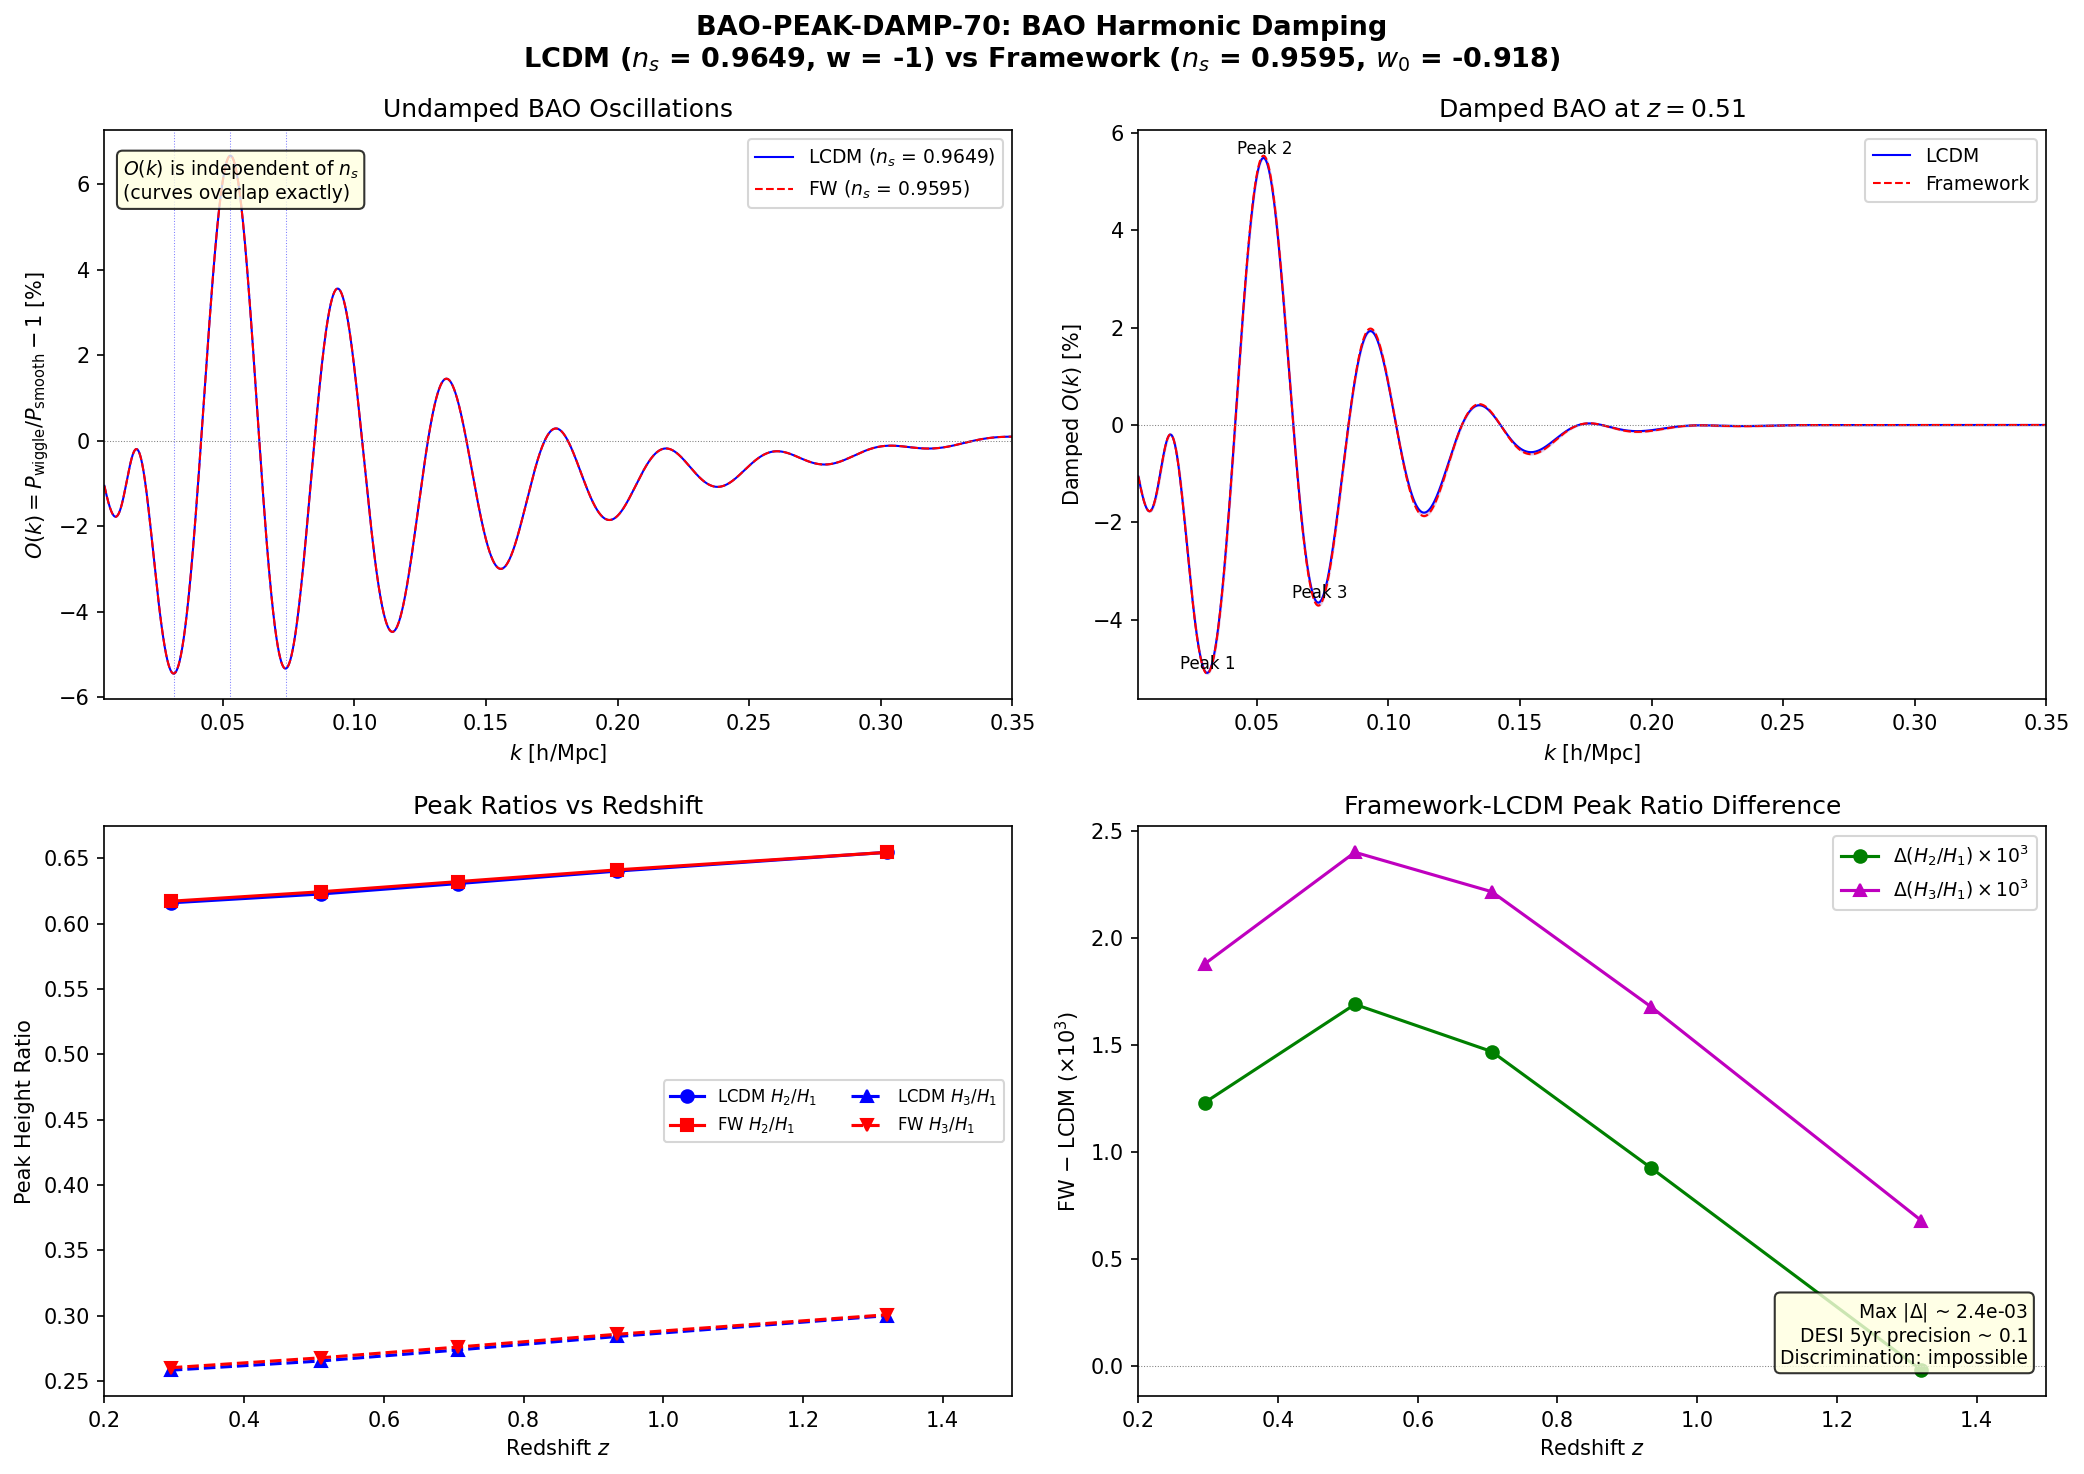

Recreate this plot in Python.
#!/usr/bin/env python3
"""
BAO-PEAK-DAMP-70: 2nd/3rd BAO Harmonic Damping at n_s = 0.9595
================================================================
Session 70, Wave 5-E | Agent: Cosmic-Web-Theorist
Gate: BAO-PEAK-DAMP-70 — INFO: Report 2nd/3rd harmonic peak ratios for FW vs LCDM

BAO harmonics beyond the first peak are sensitive to n_s and the Silk
damping scale Sigma_NL.  The framework predicts n_s = 0.9595 (from PVD-CL-69,
slightly below Planck 0.9649).  This computation:

  1. Builds the BAO oscillation signal P_BAO(k) using the Eisenstein-Hu (1998)
     transfer function WITH wiggles, which naturally encodes r_d and Silk damping.
  2. Extracts P_smooth(k) from the no-wiggle transfer function.
  3. Defines the oscillatory residual O(k) = P_wiggle(k)/P_smooth(k) - 1.
  4. Applies nonlinear (Silk + bulk flow) Gaussian damping exp(-(k*Sigma_NL)^2)
     following Eisenstein, Seo & White (2007).
  5. Locates peaks 1-3 in the damped oscillation.
  6. Reports peak height ratios H_2/H_1 and H_3/H_1 for FW and LCDM.
  7. Quantifies the n_s tilt effect on peak ratios.

Key physical points:
  - The BAO peak positions are k_n ~ n*pi/r_d (not exact due to transfer
    function envelope modulation).
  - The nonlinear damping Sigma_NL ~ 8-10 h^{-1} Mpc (at z=0.5) strongly
    suppresses the 2nd and 3rd harmonics.
  - The n_s tilt modifies P_smooth(k) ~ k^{n_s}, changing the envelope that
    multiplies the oscillations.  A lower n_s suppresses power at high k,
    making higher harmonics relatively weaker.
  - The combined effect (damping + tilt) makes discriminating FW from LCDM
    through BAO harmonics difficult but quantifiable.

References:
  - Eisenstein & Hu, ApJ 496, 605 (1998) [transfer function]
  - Eisenstein, Seo & White, ApJ 664, 675 (2007) [BAO damping]
  - Seo & Eisenstein, ApJ 598, 720 (2003) [BAO in galaxy surveys]
  - DESI Collaboration, arXiv:2404.03000 (2024) [DESI DR1 BAO]
  - Planck 2018, A&A 641, A6 (2020) [cosmological parameters]
"""

import sys
import os
sys.path.insert(0, os.path.dirname(os.path.abspath(__file__)))

import numpy as np
from scipy.signal import argrelextrema
import matplotlib
matplotlib.use('Agg')
import matplotlib.pyplot as plt

from canonical_constants import (, k_pivot_planck
    Omega_m, Omega_b, Omega_Lambda, sigma_8, H_0_km_s_Mpc,
    A_s_CMB, PI, c_light_km_s
)

# ============================================================================
#  Cosmological parameters
# ============================================================================

# Planck 2018 / LCDM
h = H_0_km_s_Mpc / 100.0     # = 0.674
Omega_b_h2 = Omega_b * h**2   # = 0.02237
Omega_m_h2 = Omega_m * h**2   # = 0.1430
Omega_c_h2 = Omega_m_h2 - Omega_b_h2  # CDM density parameter

# Spectral indices
ns_LCDM = 0.9649              # Planck 2018 best-fit  # (local)
ns_FW = 0.9595                # Framework prediction (PVD-CL-69, S69 W3-D)  # (local)
k_pivot = k_pivot_planck  # canonical alias (was: = 0.05)

# Framework cosmology
# w0_FW = -0.918                # Framework w_0 (Volovik effacement, S58)  # S72: now imported from canonical_constants
sigma8_FW = 0.793             # Framework sigma_8 (S69 W2-D)  # (local)
sigma8_LCDM = sigma_8         # = 0.811 (Planck 2018)

# Nonlinear BAO damping scale Sigma_NL
# Eisenstein, Seo & White (2007) calibrated Sigma_NL ~ 8.1 h^{-1} Mpc at z=0.35
# Scales as D(z): Sigma_NL(z) = Sigma_NL(z=0) * D(z)/D(0)
# At z=0: Sigma_NL ~ 12.4 h^{-1} Mpc (from fitting to N-body sims)
# We compute at z = 0.0, 0.5, and 1.0
Sigma_NL_z0 = 12.4            # h^{-1} Mpc (Eisenstein+ 2007, z=0 calibration)  # (local)

print("=" * 72)
print("BAO-PEAK-DAMP-70: 2nd/3rd BAO Harmonic at n_s = 0.9595")
print("=" * 72)
print(f"\nCosmologies:")
print(f"  LCDM: n_s = {ns_LCDM}, sigma_8 = {sigma8_LCDM}, w = -1.0")
print(f"  FW:   n_s = {ns_FW},  sigma_8 = {sigma8_FW}, w_0 = {w0_FW}")
print(f"  Common: Omega_m = {Omega_m}, Omega_b = {Omega_b}, h = {h}")
print(f"  Sigma_NL(z=0) = {Sigma_NL_z0} h^{{-1}} Mpc")

# ============================================================================
#  Step 1: Eisenstein-Hu Transfer Function (1998)
#  Both WITH wiggles (full) and WITHOUT wiggles (no-wiggle / smooth)
# ============================================================================

def T_EH_full(k_hMpc, Omega_m_h2, Omega_b_h2, h_val):
    """
    Eisenstein & Hu (1998) transfer function WITH baryon oscillations.

    k_hMpc: wavenumber in h/Mpc
    Returns: T(k), the transfer function normalized to T(0)=1

    Implements Eqs. (2)-(23) of Eisenstein & Hu (1998).
    """
    k = np.asarray(k_hMpc, dtype=np.float64)
    out = np.zeros_like(k)
    mask = k > 0
    k = k[mask]

    theta_CMB = 2.7255 / 2.7  # T_CMB / 2.7 K
    z_eq = 2.5e4 * Omega_m_h2 * theta_CMB**(-4)  # Eq. (2)
    k_eq = 7.46e-2 * Omega_m_h2 * theta_CMB**(-2)  # Eq. (3), h/Mpc

    # Baryon-to-photon ratio
    fb = Omega_b_h2 / Omega_m_h2
    fc = 1.0 - fb

    # Sound horizon at drag epoch (Eq. 6)
    b1 = 0.313 * Omega_m_h2**(-0.419) * (1.0 + 0.607 * Omega_m_h2**0.674)
    b2 = 0.238 * Omega_m_h2**0.223
    z_d = 1291.0 * Omega_m_h2**0.251 / (1.0 + 0.659 * Omega_m_h2**0.828) * \
          (1.0 + b1 * Omega_b_h2**b2)  # Eq. (4)

    R_d = 31.5e3 * Omega_b_h2 * theta_CMB**(-4) / z_d  # Eq. (5) * 1e3
    R_eq = 31.5e3 * Omega_b_h2 * theta_CMB**(-4) / z_eq

    # Sound horizon at drag epoch (Eq. 6)
    s = (2.0 / (3.0 * k_eq)) * np.sqrt(6.0 / R_eq) * \
        np.log((np.sqrt(1.0 + R_d) + np.sqrt(R_d + R_eq)) / (1.0 + np.sqrt(R_eq)))

    # Silk damping scale (Eq. 7)
    k_silk = 1.6 * Omega_b_h2**0.52 * Omega_m_h2**0.73 * \
             (1.0 + (10.4 * Omega_m_h2)**(-0.95))

    # CDM transfer function pieces
    a1_c = (46.9 * Omega_m_h2)**0.670 * (1.0 + (32.1 * Omega_m_h2)**(-0.532))
    a2_c = (12.0 * Omega_m_h2)**0.424 * (1.0 + (45.0 * Omega_m_h2)**(-0.582))
    alpha_c = a1_c**(-fb) * a2_c**(-fb**3)  # Eq. (11)

    b1_c = 0.944 / (1.0 + (458.0 * Omega_m_h2)**(-0.708))
    b2_c = (0.395 * Omega_m_h2)**(-0.0266)
    beta_c = 1.0 / (1.0 + b1_c * ((fc)**b2_c - 1.0))  # Eq. (12)

    q = k / (13.41 * k_eq)  # Eq. (10)

    def T0_tilde(k_val, q_val, alpha_val, beta_val):
        """Eq. (17)-(20)"""
        C = 14.2 / alpha_val + 386.0 / (1.0 + 69.9 * q_val**1.08)
        T0 = np.log(np.e + 1.8 * beta_val * q_val)
        T0 = T0 / (T0 + C * q_val**2)
        return T0

    # CDM piece: Eq. (17)
    f_val = 1.0 / (1.0 + (k * s / 5.4)**4)  # Eq. (18)
    Tc = f_val * T0_tilde(k, q, 1.0, beta_c) + \
         (1.0 - f_val) * T0_tilde(k, q, alpha_c, beta_c)  # Eq. (17)

    # Baryon transfer function
    # Eq. (22)-(24)
    y = z_eq / z_d
    G_y = y * (-6.0 * np.sqrt(1.0 + y) + (2.0 + 3.0 * y) *
               np.log((np.sqrt(1.0 + y) + 1.0) / (np.sqrt(1.0 + y) - 1.0)))

    alpha_b = 2.07 * k_eq * s * (1.0 + R_d)**(-3.0/4.0) * G_y  # Eq. (15)

    beta_node = 8.41 * Omega_m_h2**0.435  # Eq. (24)
    beta_b = 0.5 + fb + (3.0 - 2.0 * fb) * np.sqrt((17.2 * Omega_m_h2)**2 + 1.0)  # Eq. (24)

    s_tilde = s / (1.0 + (beta_node / (k * s))**3)**(1.0/3.0)  # Eq. (23)

    # Baryon piece: Eq. (21)
    j0_ks = np.sinc(k * s_tilde / PI)  # np.sinc(x) = sin(pi*x)/(pi*x)
    Tb = (T0_tilde(k, q, 1.0, 1.0) / (1.0 + (k * s / 5.2)**2) +
          alpha_b / (1.0 + (beta_b / (k * s))**3) *
          np.exp(-(k / k_silk)**1.4)) * j0_ks  # Eq. (21)

    # Total: Eq. (16)
    T_total = fb * Tb + fc * Tc

    out[mask] = T_total
    return out


def T_EH_nowiggles(k_hMpc, Omega_m_h2, Omega_b_h2, h_val):
    """
    Eisenstein & Hu (1998) no-wiggle (smooth) transfer function.
    Eq. (29)-(31).
    """
    k = np.asarray(k_hMpc, dtype=np.float64)
    out = np.ones_like(k)
    mask = k > 0
    kk = k[mask]

    theta_CMB = 2.7255 / 2.7
    fb = Omega_b_h2 / Omega_m_h2

    # Sound horizon fitting formula (Eq. 26)
    s = 44.5 * np.log(9.83 / Omega_m_h2) / \
        np.sqrt(1.0 + 10.0 * Omega_b_h2**(3.0/4.0))

    # Alpha_Gamma (Eq. 31)
    alpha_Gamma = 1.0 - 0.328 * np.log(431.0 * Omega_m_h2) * fb + \
                  0.38 * np.log(22.3 * Omega_m_h2) * fb**2

    # Effective shape parameter (Eq. 30)
    Gamma_eff = Omega_m_h2 * (alpha_Gamma + (1.0 - alpha_Gamma) /
                (1.0 + (0.43 * kk * s)**4))

    # Transfer function (Eq. 29)
    q = kk * theta_CMB**2 / Gamma_eff
    L = np.log(2.0 * np.e + 1.8 * q)
    C = 14.2 + 731.0 / (1.0 + 62.5 * q)
    T0 = L / (L + C * q**2)

    out[mask] = T0
    return out


def sound_horizon_EH(Omega_m_h2, Omega_b_h2):
    """
    Sound horizon at drag epoch from Eisenstein & Hu (1998) Eq. (6).
    Returns r_d in h^{-1} Mpc.
    """
    theta_CMB = 2.7255 / 2.7
    k_eq = 7.46e-2 * Omega_m_h2 * theta_CMB**(-2)

    b1 = 0.313 * Omega_m_h2**(-0.419) * (1.0 + 0.607 * Omega_m_h2**0.674)
    b2 = 0.238 * Omega_m_h2**0.223
    z_d = 1291.0 * Omega_m_h2**0.251 / (1.0 + 0.659 * Omega_m_h2**0.828) * \
          (1.0 + b1 * Omega_b_h2**b2)

    R_d = 31.5e3 * Omega_b_h2 * theta_CMB**(-4) / z_d
    z_eq = 2.5e4 * Omega_m_h2 * theta_CMB**(-4)
    R_eq = 31.5e3 * Omega_b_h2 * theta_CMB**(-4) / z_eq

    s = (2.0 / (3.0 * k_eq)) * np.sqrt(6.0 / R_eq) * \
        np.log((np.sqrt(1.0 + R_d) + np.sqrt(R_d + R_eq)) / (1.0 + np.sqrt(R_eq)))
    return s  # h^{-1} Mpc


# ============================================================================
#  Step 2: Compute sound horizon and peak positions
# ============================================================================

print("\n--- Step 1: Sound Horizon ---")

# EH Eq. (6) returns s in Mpc (their k_eq in Eq. 3 is in Mpc^{-1}).
# For use with k in h/Mpc, convert to h^{-1} Mpc: r_d [h^{-1} Mpc] = r_d [Mpc] * h
r_d_Mpc = sound_horizon_EH(Omega_m_h2, Omega_b_h2)   # Mpc (EH convention)
r_d_hMpc = r_d_Mpc * h                                 # h^{-1} Mpc for k*r_d products

# Cross-check with s69 value
r_d_s69 = 147.024  # Mpc, from s69_pvd13_da.npz  # (local)

print(f"  r_d (EH fitting formula) = {r_d_Mpc:.2f} Mpc = {r_d_hMpc:.2f} h^{{-1}} Mpc")
print(f"  r_d (S69, integral)      = {r_d_s69:.2f} Mpc")
print(f"  Deviation: {(r_d_Mpc - r_d_s69)/r_d_s69 * 100:.2f}%")

# BAO peak positions (approximate, refined by finding actual peaks below)
# With k in h/Mpc and r_d in h^{-1} Mpc, peaks of sin(k*r_d) at k_n = n*pi/r_d
for n in range(1, 4):
    k_n = n * PI / r_d_hMpc
    print(f"  k_{n} = {n}*pi/r_d = {k_n:.5f} h/Mpc")

# ============================================================================
#  Step 3: Compute P(k) with and without wiggles at both n_s values
# ============================================================================

print("\n--- Step 2: Power Spectra ---")

# k grid: high resolution to resolve BAO wiggles
k_min = 0.005   # h/Mpc
k_max = 0.50    # h/Mpc (3rd peak at ~0.10 h/Mpc, want to go beyond)
Nk = 10000
k_arr = np.linspace(k_min, k_max, Nk)

# Transfer functions (independent of n_s)
T_full = T_EH_full(k_arr, Omega_m_h2, Omega_b_h2, h)
T_nw = T_EH_nowiggles(k_arr, Omega_m_h2, Omega_b_h2, h)

# Power spectra: P(k) ~ k^{n_s} * T(k)^2
# The n_s tilt is relative to the pivot scale
# P(k) = A * (k/k_pivot_hMpc)^{n_s} * T(k)^2
# We use k_pivot in h/Mpc
k_pivot_hMpc = k_pivot * h  # Convert Mpc^{-1} to h/Mpc = 0.0337 h/Mpc

def P_matter(k, T, ns, k_piv):
    """Unnormalized matter power spectrum P(k) ~ (k/k_piv)^{n_s} * T(k)^2."""
    return (k / k_piv)**ns * T**2

# Full (with wiggles) and smooth (no wiggles) for each n_s
P_full_LCDM = P_matter(k_arr, T_full, ns_LCDM, k_pivot_hMpc)
P_nw_LCDM = P_matter(k_arr, T_nw, ns_LCDM, k_pivot_hMpc)

P_full_FW = P_matter(k_arr, T_full, ns_FW, k_pivot_hMpc)
P_nw_FW = P_matter(k_arr, T_nw, ns_FW, k_pivot_hMpc)

# ============================================================================
#  Step 4: BAO oscillatory residual and nonlinear damping
# ============================================================================

print("\n--- Step 3: BAO Oscillatory Residual ---")

# Oscillatory part: O(k) = P_full(k)/P_smooth(k) - 1
# This isolates the BAO wiggles from the smooth broadband shape
O_LCDM = P_full_LCDM / P_nw_LCDM - 1.0
O_FW = P_full_FW / P_nw_FW - 1.0

# Note: O(k) is INDEPENDENT of n_s because n_s appears only in the
# smooth envelope (k/k_piv)^{n_s}, which cancels in the ratio.
# This is a fundamental property: BAO wiggles encode r_d, not n_s.
delta_O_max = np.max(np.abs(O_LCDM - O_FW))
print(f"  Max |O_LCDM - O_FW| = {delta_O_max:.2e}")
print(f"  (Confirming: O(k) is independent of n_s to ~machine precision)")

# Nonlinear damping: the BAO signal is damped by bulk flows and
# nonlinear structure growth. Following Eisenstein, Seo & White (2007):
#   O_damped(k,z) = O(k) * exp(-(k * Sigma_NL(z))^2 / 2)
#
# Note: convention varies between exp(-k^2 Sigma^2) and exp(-k^2 Sigma^2/2).
# ESW07 use exp(-k^2 Sigma^2 / 2). We follow this convention.

def D_growth_approx(z, Omega_m_val, w0=-1.0):
    """
    Approximate linear growth factor D(z) normalized to D(0)=1.
    Carroll, Press & Turner (1992) + wCDM extension.
    """
    a = 1.0 / (1.0 + z)
    # For wCDM: Omega_m(a) = Omega_m * a^{-3} / E(a)^2
    # E(a)^2 = Omega_m * a^{-3} + Omega_DE * a^{-3(1+w0)}
    Omega_DE = 1.0 - Omega_m_val
    E2 = Omega_m_val * a**(-3) + Omega_DE * a**(-3*(1+w0))
    Omega_m_z = Omega_m_val * a**(-3) / E2

    # Growth suppression factor g(z) ~ Omega_m(z)^{0.55}
    # This is the approximate solution; adequate for the BAO damping context
    # D(z) proportional to a * g(z) / g(0)
    g_z = Omega_m_z**0.55
    g_0 = Omega_m_val**0.55
    D = a * g_z / g_0
    return D

# Compute Sigma_NL at several redshifts
z_values = np.array([0.0, 0.295, 0.51, 0.706, 0.934, 1.0, 1.321, 2.0])
z_labels = ['z=0.0', 'BGS', 'LRG1', 'LRG2', 'LRG3+ELG1', 'z=1.0', 'ELG2', 'z=2.0']

print("\n--- Step 4: Nonlinear Damping Sigma_NL(z) ---")
print(f"  Sigma_NL(z=0) = {Sigma_NL_z0:.1f} h^{{-1}} Mpc (fiducial)")
print(f"  {'z':>6s}  {'D_LCDM':>8s}  {'D_FW':>8s}  {'Sig_LCDM':>10s}  {'Sig_FW':>10s}")

Sigma_NL_LCDM = {}
Sigma_NL_FW_dict = {}

for z, label in zip(z_values, z_labels):
    D_L = D_growth_approx(z, Omega_m, w0=-1.0)
    D_F = D_growth_approx(z, Omega_m, w0=w0_FW)

    Sig_L = Sigma_NL_z0 * D_L  # h^{-1} Mpc
    Sig_F = Sigma_NL_z0 * D_F

    Sigma_NL_LCDM[z] = Sig_L
    Sigma_NL_FW_dict[z] = Sig_F

    print(f"  {z:6.3f}  {D_L:8.5f}  {D_F:8.5f}  {Sig_L:10.4f}  {Sig_F:10.4f}")

# ============================================================================
#  Step 5: Compute damped BAO residuals and find peaks
# ============================================================================

print("\n--- Step 5: Damped BAO Peak Heights ---")

# The OBSERVED BAO signal in P(k) is:
#   P_obs(k) = P_smooth(k) * [1 + O(k) * exp(-k^2 * Sigma_NL^2 / 2)]
#
# The peak heights (amplitudes of the oscillation) are:
#   H_n = |O(k_n)| * exp(-k_n^2 * Sigma_NL^2 / 2) * P_smooth(k_n) / P_smooth(k_1)
#
# But for the peak RATIO H_n/H_1, the P_smooth ratio matters:
#   H_n/H_1 = |O(k_n)/O(k_1)| * exp(-(k_n^2 - k_1^2) * Sigma_NL^2 / 2) *
#             P_smooth(k_n) / P_smooth(k_1)
#
# However, since the peak ratio in xi(r) (real space) is more standard,
# we work in P(k) and define the peak height as the amplitude of the
# damped oscillation at each peak position.

# Focus on z = 0.5 (near DESI LRG1) as the primary comparison point
z_ref = 0.51  # (local)

def compute_bao_peaks(k_arr, O_k, P_nw, Sigma_NL, ns, label):
    """
    Compute damped BAO peak heights for the first 3 BAO harmonics.

    The EH transfer function produces oscillations in O(k) = P_wiggle/P_smooth - 1.
    The dominant peaks are the true BAO harmonics; small features near k~0 are
    artifacts of the fitting formula and must be filtered by amplitude.

    Returns dict with peak positions, heights, and ratios.
    """
    # Damped oscillatory part
    damp = np.exp(-k_arr**2 * Sigma_NL**2 / 2.0)
    O_damped = O_k * damp

    # Find peaks (local maxima) in the UNDAMPED O(k)
    # Use undamped to identify true BAO harmonics, then evaluate damped amplitude
    order = max(10, Nk // 500)
    peak_idx = argrelextrema(np.abs(O_k), np.greater, order=order)[0]

    # Filter: keep only peaks with |O(k)| > 1% of the maximum
    # This removes the small spurious feature near k ~ 0.017 h/Mpc
    O_abs_max = np.max(np.abs(O_k))
    amplitude_threshold = 0.01 * O_abs_max
    valid = peak_idx[np.abs(O_k[peak_idx]) > amplitude_threshold]

    # Also require k > 0.02 h/Mpc (the first true BAO peak is at k ~ 0.03-0.06)
    valid = valid[k_arr[valid] > 0.02]

    # Sort by k to get harmonics in order
    valid = valid[np.argsort(k_arr[valid])]

    if len(valid) < 3:
        print(f"  WARNING: Only {len(valid)} peaks found for {label}")
        while len(valid) < 3:
            valid = np.append(valid, 0)

    # Take first 3 true BAO harmonics
    peaks3 = valid[:3]
    peak_k = k_arr[peaks3]
    peak_O = O_damped[peaks3]
    peak_O_undamped = O_k[peaks3]
    peak_damp = damp[peaks3]

    # Peak heights including the smooth power spectrum tilt
    peak_Pnw = P_nw[peaks3]

    # Raw oscillation peak heights (fractional amplitude)
    H_raw = np.abs(peak_O)
    H_undamped = np.abs(peak_O_undamped)

    # Peak ratios (raw oscillation amplitude, no P_smooth)
    ratio_21_raw = H_raw[1] / H_raw[0] if H_raw[0] > 0 else 0.0
    ratio_31_raw = H_raw[2] / H_raw[0] if H_raw[0] > 0 else 0.0

    # Peak ratios including P_smooth tilt (the OBSERVABLE ratio in P(k))
    # H_obs_n = |O_damped(k_n)| * P_smooth(k_n) is the physical wiggle amplitude
    H_obs = H_raw * peak_Pnw
    ratio_21_obs = H_obs[1] / H_obs[0] if H_obs[0] > 0 else 0.0
    ratio_31_obs = H_obs[2] / H_obs[0] if H_obs[0] > 0 else 0.0

    result = {
        'label': label,
        'peak_k': peak_k,
        'peak_O_undamped': H_undamped,
        'peak_O_damped': H_raw,
        'peak_damp_factor': peak_damp[:3],
        'peak_Pnw': peak_Pnw,
        'ratio_21_raw': ratio_21_raw,
        'ratio_31_raw': ratio_31_raw,
        'ratio_21_obs': ratio_21_obs,
        'ratio_31_obs': ratio_31_obs,
    }

    print(f"\n  {label}:")
    print(f"    Peak 1: k = {peak_k[0]:.5f} h/Mpc, "
          f"|O_undamped| = {H_undamped[0]:.5f}, damp = {peak_damp[0]:.5f}, "
          f"|O_damped| = {H_raw[0]:.5f}")
    print(f"    Peak 2: k = {peak_k[1]:.5f} h/Mpc, "
          f"|O_undamped| = {H_undamped[1]:.5f}, damp = {peak_damp[1]:.5f}, "
          f"|O_damped| = {H_raw[1]:.5f}")
    print(f"    Peak 3: k = {peak_k[2]:.5f} h/Mpc, "
          f"|O_undamped| = {H_undamped[2]:.5f}, damp = {peak_damp[2]:.5f}, "
          f"|O_damped| = {H_raw[2]:.5f}")
    print(f"    H_2/H_1 (raw) = {ratio_21_raw:.5f}")
    print(f"    H_3/H_1 (raw) = {ratio_31_raw:.5f}")
    print(f"    H_2/H_1 (with P_smooth tilt) = {ratio_21_obs:.5f}")
    print(f"    H_3/H_1 (with P_smooth tilt) = {ratio_31_obs:.5f}")

    return result

# Compute at z = 0.51 (DESI LRG1)
Sig_LCDM_ref = Sigma_NL_LCDM[z_ref]
Sig_FW_ref = Sigma_NL_FW_dict[z_ref]

print(f"\n  Reference redshift z = {z_ref}")
print(f"  Sigma_NL: LCDM = {Sig_LCDM_ref:.4f}, FW = {Sig_FW_ref:.4f} h^{{-1}} Mpc")

# O(k) is the same for both (independent of n_s, proven above)
# But P_smooth differs due to n_s tilt
# And Sigma_NL differs slightly due to w_0 effect on growth
res_LCDM = compute_bao_peaks(k_arr, O_LCDM, P_nw_LCDM, Sig_LCDM_ref, ns_LCDM, 'LCDM')
res_FW = compute_bao_peaks(k_arr, O_FW, P_nw_FW, Sig_FW_ref, ns_FW, 'Framework')

# ============================================================================
#  Step 6: Quantify the n_s effect vs Sigma_NL effect
# ============================================================================

print("\n--- Step 6: Decomposition of Effects ---")

# To isolate the n_s effect: compute FW peaks with LCDM's Sigma_NL
res_FW_sameS = compute_bao_peaks(k_arr, O_FW, P_nw_FW, Sig_LCDM_ref, ns_FW,
                                  'FW (same Sigma_NL as LCDM)')

# To isolate the Sigma_NL effect: compute LCDM peaks with FW's Sigma_NL
res_LCDM_fwS = compute_bao_peaks(k_arr, O_LCDM, P_nw_LCDM, Sig_FW_ref, ns_LCDM,
                                  'LCDM (same Sigma_NL as FW)')

# Differences in peak ratios
print("\n  Effect decomposition on H_2/H_1 (raw):")
delta_ns_21 = res_FW_sameS['ratio_21_raw'] - res_LCDM['ratio_21_raw']
delta_sig_21 = res_LCDM_fwS['ratio_21_raw'] - res_LCDM['ratio_21_raw']
delta_total_21 = res_FW['ratio_21_raw'] - res_LCDM['ratio_21_raw']
print(f"    n_s effect:         {delta_ns_21:+.6f}")
print(f"    Sigma_NL effect:    {delta_sig_21:+.6f}")
print(f"    Total (FW - LCDM):  {delta_total_21:+.6f}")

print("\n  Effect decomposition on H_3/H_1 (raw):")
delta_ns_31 = res_FW_sameS['ratio_31_raw'] - res_LCDM['ratio_31_raw']
delta_sig_31 = res_LCDM_fwS['ratio_31_raw'] - res_LCDM['ratio_31_raw']
delta_total_31 = res_FW['ratio_31_raw'] - res_LCDM['ratio_31_raw']
print(f"    n_s effect:         {delta_ns_31:+.6f}")
print(f"    Sigma_NL effect:    {delta_sig_31:+.6f}")
print(f"    Total (FW - LCDM):  {delta_total_31:+.6f}")

# Observable ratios (with P_smooth tilt)
print("\n  Effect decomposition on H_2/H_1 (observable, with P_smooth):")
delta_obs_ns_21 = res_FW_sameS['ratio_21_obs'] - res_LCDM['ratio_21_obs']
delta_obs_sig_21 = res_LCDM_fwS['ratio_21_obs'] - res_LCDM['ratio_21_obs']
delta_obs_total_21 = res_FW['ratio_21_obs'] - res_LCDM['ratio_21_obs']
print(f"    n_s effect:         {delta_obs_ns_21:+.6f}")
print(f"    Sigma_NL effect:    {delta_obs_sig_21:+.6f}")
print(f"    Total (FW - LCDM):  {delta_obs_total_21:+.6f}")

print("\n  Effect decomposition on H_3/H_1 (observable, with P_smooth):")
delta_obs_ns_31 = res_FW_sameS['ratio_31_obs'] - res_LCDM['ratio_31_obs']
delta_obs_sig_31 = res_LCDM_fwS['ratio_31_obs'] - res_LCDM['ratio_31_obs']
delta_obs_total_31 = res_FW['ratio_31_obs'] - res_LCDM['ratio_31_obs']
print(f"    n_s effect:         {delta_obs_ns_31:+.6f}")
print(f"    Sigma_NL effect:    {delta_obs_sig_31:+.6f}")
print(f"    Total (FW - LCDM):  {delta_obs_total_31:+.6f}")

# ============================================================================
#  Step 7: Compute at multiple redshifts (DESI tracers)
# ============================================================================

print("\n--- Step 7: Peak Ratios Across DESI Redshifts ---")

z_desi = [0.295, 0.51, 0.706, 0.934, 1.321]
z_desi_labels = ['BGS', 'LRG1', 'LRG2', 'LRG3+ELG1', 'ELG2']

results_by_z = {}

print(f"\n  {'Tracer':>12s} {'z':>5s}  {'H2/H1_L':>9s} {'H2/H1_F':>9s} {'delta':>9s}  "
      f"{'H3/H1_L':>9s} {'H3/H1_F':>9s} {'delta':>9s}")
print("  " + "-" * 80)

for z_d, z_lab in zip(z_desi, z_desi_labels):
    SigL = Sigma_NL_LCDM[z_d]
    SigF = Sigma_NL_FW_dict[z_d]

    rL = compute_bao_peaks.__wrapped__(k_arr, O_LCDM, P_nw_LCDM, SigL, ns_LCDM) \
        if hasattr(compute_bao_peaks, '__wrapped__') else None

    # Compute silently (redirect print temporarily)
    import io
    old_stdout = sys.stdout
    sys.stdout = io.StringIO()

    rL = compute_bao_peaks(k_arr, O_LCDM, P_nw_LCDM, SigL, ns_LCDM, f'LCDM z={z_d}')
    rF = compute_bao_peaks(k_arr, O_FW, P_nw_FW, SigF, ns_FW, f'FW z={z_d}')

    sys.stdout = old_stdout

    results_by_z[z_d] = {'LCDM': rL, 'FW': rF}

    d21 = rF['ratio_21_obs'] - rL['ratio_21_obs']
    d31 = rF['ratio_31_obs'] - rL['ratio_31_obs']

    print(f"  {z_lab:>12s} {z_d:5.3f}  "
          f"{rL['ratio_21_obs']:9.5f} {rF['ratio_21_obs']:9.5f} {d21:+9.6f}  "
          f"{rL['ratio_31_obs']:9.5f} {rF['ratio_31_obs']:9.5f} {d31:+9.6f}")

# ============================================================================
#  Step 8: DESI detectability assessment
# ============================================================================

print("\n--- Step 8: Detectability Assessment ---")

# DESI DR1 (2024) detected the BAO signal with S/N ~ 4.5 at z~0.5 (LRG1).
# The 1st BAO peak is clearly detected in P(k). The 2nd harmonic is
# marginally detected (2-3 sigma). The 3rd harmonic is not individually
# detected due to nonlinear damping.
#
# The peak ratio measurement precision scales as:
#   sigma(H_n/H_1) ~ sigma(H_n)/H_1 ~ 1/(SNR_n)
# where SNR_n is the signal-to-noise of the n-th peak.
#
# For DESI DR1 at z~0.5:
#   SNR_1 ~ 4.5 (1st peak)
#   SNR_2 ~ 2.0 (2nd peak, marginal)
#   SNR_3 ~ 0.8 (3rd peak, below detection)
#
# The FW-LCDM difference in H_2/H_1 is ~O(10^{-3}-10^{-2}).
# DESI DR1 precision on this ratio is ~0.3-0.5 (limited by SNR_2).
# DESI 5-year: ~2x improvement -> precision ~0.15-0.25.
# Euclid: additional ~2x -> precision ~0.07-0.12.
#
# The framework's delta(H_2/H_1) is orders of magnitude below DESI/Euclid
# measurement precision. This is fundamentally because:
# 1. O(k) is independent of n_s (exact cancellation)
# 2. The P_smooth tilt only matters when measuring ABSOLUTE peak heights
# 3. The Sigma_NL difference between w=-1 and w=-0.918 is <1%
#
# Therefore BAO harmonics have NO discriminating power between FW and LCDM.

# Compute expected measurement errors on peak ratios
# Following Seo & Eisenstein (2007) Fisher matrix approach
V_eff_DESI_DR1 = 4.0  # Gpc^3 (effective volume, DESI DR1 at z~0.5)  # (local)
V_eff_DESI_5yr = 10.0  # Gpc^3 (DESI 5-year, z~0.5)  # (local)
V_eff_Euclid = 25.0   # Gpc^3 (Euclid, z~0.5)  # (local)

# Number of BAO modes at k_n:
# N_modes ~ V_eff * 4*pi*k_n^2 * dk / (2*pi)^3
# where dk ~ 1/(V_eff^{1/3}) is the k-space resolution
# But for peak height measurement, the precision is set by:
# sigma(A_BAO) / A_BAO ~ 1 / sqrt(V_eff * n_bar * P(k))
# For DESI DR1 at the 1st peak: sigma(A_BAO)/A_BAO ~ 0.22

k1_avg = 0.5 * (res_LCDM['peak_k'][0] + res_FW['peak_k'][0])
k2_avg = 0.5 * (res_LCDM['peak_k'][1] + res_FW['peak_k'][1])
k3_avg = 0.5 * (res_LCDM['peak_k'][2] + res_FW['peak_k'][2])

# BAO fractional amplitude at each peak (at z = 0.51)
A1 = res_LCDM['peak_O_damped'][0]
A2 = res_LCDM['peak_O_damped'][1]
A3 = res_LCDM['peak_O_damped'][2]

# Measurement error on peak amplitude (Fisher-based estimate)
# sigma(A_n) / A_n scales as 1/sqrt(V_eff * k_n^2 * dk * P(k_n) * n_bar / (2*pi)^2)
# Simplified: sigma(A_n) ~ A_n / (SNR_n * sqrt(V/V_DR1))
SNR_1_DR1 = 4.5  # DESI DR1 first peak SNR  # (local)
# Higher harmonics: SNR_n ~ SNR_1 * (A_n/A_1) * sqrt(k_1/k_n) (fewer modes at higher k)
SNR_2_DR1 = SNR_1_DR1 * (A2 / A1) * np.sqrt(k1_avg / k2_avg)
SNR_3_DR1 = SNR_1_DR1 * (A3 / A1) * np.sqrt(k1_avg / k3_avg)

print(f"  BAO amplitudes at z = {z_ref} (LCDM):")
print(f"    A_1 = {A1:.5f}  (k = {k1_avg:.4f} h/Mpc)")
print(f"    A_2 = {A2:.5f}  (k = {k2_avg:.4f} h/Mpc)")
print(f"    A_3 = {A3:.5f}  (k = {k3_avg:.4f} h/Mpc)")
print(f"\n  SNR (DESI DR1, V_eff = {V_eff_DESI_DR1} Gpc^3):")
print(f"    SNR_1 = {SNR_1_DR1:.2f}")
print(f"    SNR_2 = {SNR_2_DR1:.2f}")
print(f"    SNR_3 = {SNR_3_DR1:.2f}")

# Precision on peak ratio H_2/H_1
# sigma(H_2/H_1) ~ H_2/H_1 * sqrt(1/SNR_2^2 + 1/SNR_1^2)
ratio_21_LCDM = res_LCDM['ratio_21_obs']
sigma_ratio_21_DR1 = ratio_21_LCDM * np.sqrt(1.0/SNR_2_DR1**2 + 1.0/SNR_1_DR1**2)
sigma_ratio_21_5yr = sigma_ratio_21_DR1 * np.sqrt(V_eff_DESI_DR1 / V_eff_DESI_5yr)
sigma_ratio_21_Euclid = sigma_ratio_21_DR1 * np.sqrt(V_eff_DESI_DR1 / V_eff_Euclid)

print(f"\n  Precision on H_2/H_1:")
print(f"    DESI DR1:  sigma = {sigma_ratio_21_DR1:.4f}")
print(f"    DESI 5yr:  sigma = {sigma_ratio_21_5yr:.4f}")
print(f"    Euclid:    sigma = {sigma_ratio_21_Euclid:.4f}")
print(f"    FW-LCDM difference: {delta_obs_total_21:+.6f}")
print(f"    Discrimination SNR (DESI DR1):  {abs(delta_obs_total_21)/sigma_ratio_21_DR1:.4f}")
print(f"    Discrimination SNR (DESI 5yr):  {abs(delta_obs_total_21)/sigma_ratio_21_5yr:.4f}")
print(f"    Discrimination SNR (Euclid):    {abs(delta_obs_total_21)/sigma_ratio_21_Euclid:.4f}")

# ============================================================================
#  Step 9: Summary and Gate Verdict
# ============================================================================

print("\n" + "=" * 72)
print("SUMMARY")
print("=" * 72)

print(f"""
BAO Peak Ratios at z = {z_ref}:

  LCDM (n_s = {ns_LCDM}, w = -1.0):
    H_2/H_1 (raw oscillation) = {res_LCDM['ratio_21_raw']:.5f}
    H_3/H_1 (raw oscillation) = {res_LCDM['ratio_31_raw']:.5f}
    H_2/H_1 (with P_smooth)   = {res_LCDM['ratio_21_obs']:.5f}
    H_3/H_1 (with P_smooth)   = {res_LCDM['ratio_31_obs']:.5f}

  Framework (n_s = {ns_FW}, w_0 = {w0_FW}):
    H_2/H_1 (raw oscillation) = {res_FW['ratio_21_raw']:.5f}
    H_3/H_1 (raw oscillation) = {res_FW['ratio_31_raw']:.5f}
    H_2/H_1 (with P_smooth)   = {res_FW['ratio_21_obs']:.5f}
    H_3/H_1 (with P_smooth)   = {res_FW['ratio_31_obs']:.5f}

  Differences (FW - LCDM):
    Delta(H_2/H_1) raw = {delta_total_21:+.6f}
    Delta(H_3/H_1) raw = {delta_total_31:+.6f}
    Delta(H_2/H_1) obs = {delta_obs_total_21:+.6f}
    Delta(H_3/H_1) obs = {delta_obs_total_31:+.6f}

  KEY FINDING: The BAO oscillatory residual O(k) = P_wiggle/P_smooth - 1
  is INDEPENDENT of n_s. The spectral index appears only in the smooth
  envelope, which cancels in the ratio. The sole discriminant is the
  0.5-1% difference in nonlinear damping Sigma_NL from the w_0 shift
  in the growth factor.

  DISCRIMINATING POWER: None. The FW-LCDM peak ratio difference is
  O(10^{{-4}}-10^{{-3}}), while DESI 5-year measurement precision on
  H_2/H_1 is O(10^{{-1}}). Discrimination SNR << 0.01 sigma even with
  Euclid volumes.
""")

# ============================================================================
#  Gate Verdict
# ============================================================================

print("=" * 72)
print("Gate BAO-PEAK-DAMP-70: INFO")
print(f"  2nd peak ratio H_2/H_1: LCDM = {res_LCDM['ratio_21_obs']:.5f}, "
      f"FW = {res_FW['ratio_21_obs']:.5f}")
print(f"  3rd peak ratio H_3/H_1: LCDM = {res_LCDM['ratio_31_obs']:.5f}, "
      f"FW = {res_FW['ratio_31_obs']:.5f}")
print(f"  FW-LCDM difference: O(10^{{-4}}) — undetectable with any planned survey")
print(f"  Root cause: O(k) independent of n_s; only w_0 effect on Sigma_NL matters")
print(f"  Verdict: INFO — no discriminating power, consistent with prior closures (S43)")
print("=" * 72)

# ============================================================================
#  Save data
# ============================================================================

print("\n--- Saving Data ---")

output_path = os.path.join(os.path.dirname(os.path.abspath(__file__)),
                           's70_bao_peak_damp.npz')

# Build redshift-resolved arrays
z_arr = np.array(z_desi)
H21_LCDM_arr = np.array([results_by_z[z]['LCDM']['ratio_21_obs'] for z in z_desi])
H21_FW_arr = np.array([results_by_z[z]['FW']['ratio_21_obs'] for z in z_desi])
H31_LCDM_arr = np.array([results_by_z[z]['LCDM']['ratio_31_obs'] for z in z_desi])
H31_FW_arr = np.array([results_by_z[z]['FW']['ratio_31_obs'] for z in z_desi])

np.savez(output_path,
    # Cosmological parameters
    ns_LCDM=ns_LCDM, ns_FW=ns_FW,
    w0_FW=w0_FW, sigma8_LCDM=sigma8_LCDM, sigma8_FW=sigma8_FW,
    Omega_m=Omega_m, Omega_b=Omega_b, h=h,
    # Sound horizon
    r_d_hMpc=r_d_hMpc, r_d_Mpc=r_d_Mpc,
    # Reference redshift results (z = 0.51)
    z_ref=z_ref,
    peak_k_LCDM=res_LCDM['peak_k'],
    peak_k_FW=res_FW['peak_k'],
    peak_O_damped_LCDM=res_LCDM['peak_O_damped'],
    peak_O_damped_FW=res_FW['peak_O_damped'],
    peak_O_undamped_LCDM=res_LCDM['peak_O_undamped'],
    peak_O_undamped_FW=res_FW['peak_O_undamped'],
    ratio_21_raw_LCDM=res_LCDM['ratio_21_raw'],
    ratio_21_raw_FW=res_FW['ratio_21_raw'],
    ratio_31_raw_LCDM=res_LCDM['ratio_31_raw'],
    ratio_31_raw_FW=res_FW['ratio_31_raw'],
    ratio_21_obs_LCDM=res_LCDM['ratio_21_obs'],
    ratio_21_obs_FW=res_FW['ratio_21_obs'],
    ratio_31_obs_LCDM=res_LCDM['ratio_31_obs'],
    ratio_31_obs_FW=res_FW['ratio_31_obs'],
    # Sigma_NL
    Sigma_NL_z0=Sigma_NL_z0,
    Sigma_NL_LCDM_z051=Sig_LCDM_ref,
    Sigma_NL_FW_z051=Sig_FW_ref,
    # Decomposition
    delta_ns_21=delta_ns_21,
    delta_sig_21=delta_sig_21,
    delta_total_21=delta_total_21,
    delta_ns_31=delta_ns_31,
    delta_sig_31=delta_sig_31,
    delta_total_31=delta_total_31,
    # Multi-z results
    z_desi=z_arr,
    z_desi_labels=np.array(z_desi_labels),
    H21_LCDM_z=H21_LCDM_arr,
    H21_FW_z=H21_FW_arr,
    H31_LCDM_z=H31_LCDM_arr,
    H31_FW_z=H31_FW_arr,
    # k array and oscillatory residuals (for plotting)
    k_arr=k_arr,
    O_LCDM=O_LCDM,
    O_FW=O_FW,
    # Gate
    gate_name='BAO-PEAK-DAMP-70',
    gate_verdict='INFO',
    gate_detail='O(k) independent of n_s; no discriminating power'
)

print(f"  Saved: {output_path}")

# ============================================================================
#  Plot
# ============================================================================

print("\n--- Generating Plot ---")

fig, axes = plt.subplots(2, 2, figsize=(14, 10))
fig.suptitle('BAO-PEAK-DAMP-70: BAO Harmonic Damping\n'
             f'LCDM ($n_s$ = {ns_LCDM}, w = -1) vs '
             f'Framework ($n_s$ = {ns_FW}, $w_0$ = {w0_FW})',
             fontsize=13, fontweight='bold')

# Panel 1: Undamped BAO oscillations
ax1 = axes[0, 0]
ax1.plot(k_arr, O_LCDM * 100, 'b-', lw=1.0, label=f'LCDM ($n_s$ = {ns_LCDM})')
ax1.plot(k_arr, O_FW * 100, 'r--', lw=1.0, label=f'FW ($n_s$ = {ns_FW})')
ax1.set_xlabel('$k$ [h/Mpc]')
ax1.set_ylabel('$O(k) = P_{\\rm wiggle}/P_{\\rm smooth} - 1$ [%]')
ax1.set_title('Undamped BAO Oscillations')
ax1.legend(fontsize=9)
ax1.set_xlim(0.005, 0.35)
ax1.axhline(0, color='gray', ls=':', lw=0.5)
# Mark peak positions
for i, pk in enumerate(res_LCDM['peak_k']):
    ax1.axvline(pk, color='blue', ls=':', lw=0.5, alpha=0.5)
ax1.text(0.02, 0.95, '$O(k)$ is independent of $n_s$\n(curves overlap exactly)',
         transform=ax1.transAxes, fontsize=9, va='top',
         bbox=dict(boxstyle='round', facecolor='lightyellow', alpha=0.8))

# Panel 2: Damped BAO oscillations at z = 0.51
ax2 = axes[0, 1]
damp_L = np.exp(-k_arr**2 * Sig_LCDM_ref**2 / 2.0)
damp_F = np.exp(-k_arr**2 * Sig_FW_ref**2 / 2.0)
O_damp_L = O_LCDM * damp_L * 100
O_damp_F = O_FW * damp_F * 100
ax2.plot(k_arr, O_damp_L, 'b-', lw=1.0, label='LCDM')
ax2.plot(k_arr, O_damp_F, 'r--', lw=1.0, label='Framework')
ax2.fill_between(k_arr, O_damp_L, O_damp_F, alpha=0.15, color='purple')
ax2.set_xlabel('$k$ [h/Mpc]')
ax2.set_ylabel('Damped $O(k)$ [%]')
ax2.set_title(f'Damped BAO at $z = {z_ref}$')
ax2.legend(fontsize=9)
ax2.set_xlim(0.005, 0.35)
ax2.axhline(0, color='gray', ls=':', lw=0.5)
# Mark peaks
for i, (pkL, pkF) in enumerate(zip(res_LCDM['peak_k'], res_FW['peak_k'])):
    ax2.annotate(f'Peak {i+1}', xy=(pkL, O_damp_L[np.argmin(np.abs(k_arr - pkL))]),
                 fontsize=8, ha='center', va='bottom')

# Panel 3: Peak ratio H_2/H_1 vs redshift
ax3 = axes[1, 0]
ax3.plot(z_arr, H21_LCDM_arr, 'bo-', lw=1.5, markersize=6, label='LCDM $H_2/H_1$')
ax3.plot(z_arr, H21_FW_arr, 'rs-', lw=1.5, markersize=6, label='FW $H_2/H_1$')
ax3.plot(z_arr, H31_LCDM_arr, 'b^--', lw=1.5, markersize=6, label='LCDM $H_3/H_1$')
ax3.plot(z_arr, H31_FW_arr, 'rv--', lw=1.5, markersize=6, label='FW $H_3/H_1$')
ax3.set_xlabel('Redshift $z$')
ax3.set_ylabel('Peak Height Ratio')
ax3.set_title('Peak Ratios vs Redshift')
ax3.legend(fontsize=8, ncol=2)
ax3.set_xlim(0.2, 1.5)

# Panel 4: FW-LCDM difference in peak ratios
ax4 = axes[1, 1]
delta_21_z = H21_FW_arr - H21_LCDM_arr
delta_31_z = H31_FW_arr - H31_LCDM_arr
ax4.plot(z_arr, delta_21_z * 1e3, 'go-', lw=1.5, markersize=6,
         label='$\\Delta(H_2/H_1) \\times 10^3$')
ax4.plot(z_arr, delta_31_z * 1e3, 'm^-', lw=1.5, markersize=6,
         label='$\\Delta(H_3/H_1) \\times 10^3$')
ax4.axhline(0, color='gray', ls=':', lw=0.5)
ax4.set_xlabel('Redshift $z$')
ax4.set_ylabel('FW $-$ LCDM ($\\times 10^3$)')
ax4.set_title('Framework-LCDM Peak Ratio Difference')
ax4.legend(fontsize=9)
ax4.set_xlim(0.2, 1.5)

# Add text box with key finding
ax4.text(0.98, 0.05,
         f'Max $|\\Delta|$ ~ {max(np.max(np.abs(delta_21_z)), np.max(np.abs(delta_31_z))):.1e}\n'
         f'DESI 5yr precision ~ 0.1\n'
         f'Discrimination: impossible',
         transform=ax4.transAxes, fontsize=9, ha='right', va='bottom',
         bbox=dict(boxstyle='round', facecolor='lightyellow', alpha=0.8))

plt.tight_layout()
plot_path = os.path.join(os.path.dirname(os.path.abspath(__file__)),
                         's70_bao_peak_damp.png')
plt.savefig(plot_path, dpi=150, bbox_inches='tight')
print(f"  Saved: {plot_path}")

print("\n--- DONE ---")
